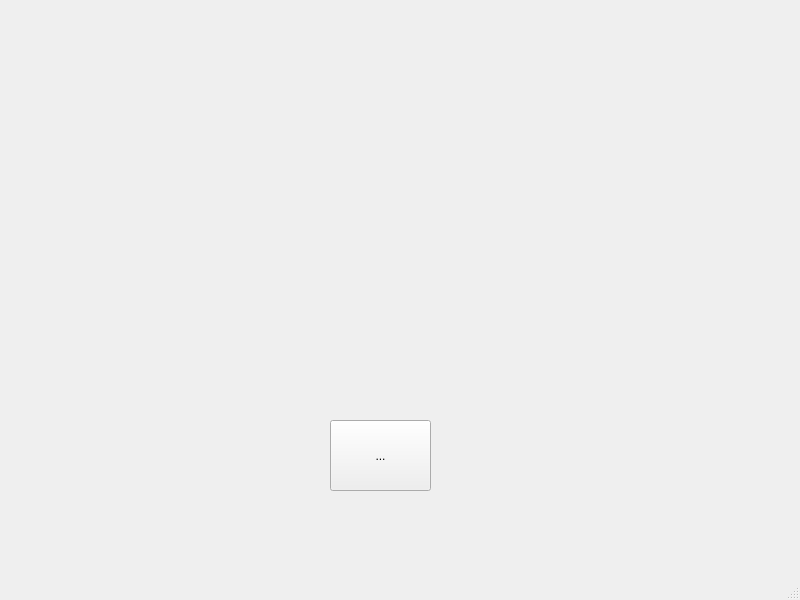
<?xml version="1.0" encoding="UTF-8"?>
<ui version="4.0">
 <class>MainWindow</class>
 <widget class="QMainWindow" name="MainWindow">
  <property name="geometry">
   <rect>
    <x>0</x>
    <y>0</y>
    <width>800</width>
    <height>600</height>
   </rect>
  </property>
  <property name="windowTitle">
   <string>MainWindow</string>
  </property>
  <widget class="QWidget" name="centralwidget">
   <widget class="QPushButton" name="pushButton">
    <property name="geometry">
     <rect>
      <x>330</x>
      <y>420</y>
      <width>101</width>
      <height>71</height>
     </rect>
    </property>
    <property name="text">
     <string>...</string>
    </property>
   </widget>
  </widget>
  <widget class="QMenuBar" name="menubar">
   <property name="geometry">
    <rect>
     <x>0</x>
     <y>0</y>
     <width>800</width>
     <height>27</height>
    </rect>
   </property>
  </widget>
  <widget class="QStatusBar" name="statusbar"/>
 </widget>
 <resources/>
 <connections/>
</ui>
